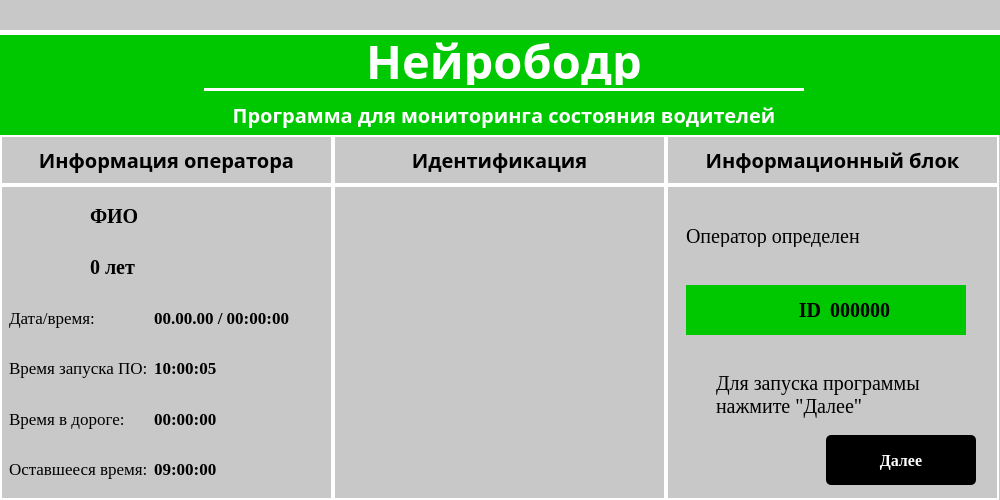
<?xml version="1.0" encoding="UTF-8"?>
<ui version="4.0">
 <class>MainWindow</class>
 <widget class="QMainWindow" name="MainWindow">
  <property name="geometry">
   <rect>
    <x>0</x>
    <y>0</y>
    <width>1000</width>
    <height>500</height>
   </rect>
  </property>
  <property name="windowTitle">
   <string>MainWindow</string>
  </property>
  <widget class="QWidget" name="centralwidget">
   <layout class="QVBoxLayout" name="verticalLayout">
    <property name="spacing">
     <number>0</number>
    </property>
    <property name="leftMargin">
     <number>0</number>
    </property>
    <property name="topMargin">
     <number>0</number>
    </property>
    <property name="rightMargin">
     <number>0</number>
    </property>
    <property name="bottomMargin">
     <number>0</number>
    </property>
    <item>
     <widget class="QWidget" name="widget" native="true">
      <property name="minimumSize">
       <size>
        <width>0</width>
        <height>35</height>
       </size>
      </property>
      <property name="maximumSize">
       <size>
        <width>16777215</width>
        <height>35</height>
       </size>
      </property>
      <property name="styleSheet">
       <string notr="true">* {background-color: rgb(200,200,200);} #widget { border-bottom: 5px solid white}</string>
      </property>
      <layout class="QGridLayout" name="gridLayout">
       <property name="leftMargin">
        <number>965</number>
       </property>
       <property name="topMargin">
        <number>0</number>
       </property>
       <property name="rightMargin">
        <number>0</number>
       </property>
       <property name="bottomMargin">
        <number>5</number>
       </property>
       <property name="spacing">
        <number>0</number>
       </property>
       <item row="0" column="0">
        <widget class="QLabel" name="close">
         <property name="minimumSize">
          <size>
           <width>30</width>
           <height>30</height>
          </size>
         </property>
         <property name="maximumSize">
          <size>
           <width>30</width>
           <height>30</height>
          </size>
         </property>
         <property name="text">
          <string/>
         </property>
         <property name="pixmap">
          <pixmap>../photos/nook.png</pixmap>
         </property>
         <property name="scaledContents">
          <bool>true</bool>
         </property>
        </widget>
       </item>
      </layout>
     </widget>
    </item>
    <item>
     <widget class="QWidget" name="widget_2" native="true">
      <property name="styleSheet">
       <string notr="true">background-color: rgb(200,200,200)</string>
      </property>
      <layout class="QVBoxLayout" name="verticalLayout_2">
       <property name="spacing">
        <number>0</number>
       </property>
       <property name="leftMargin">
        <number>0</number>
       </property>
       <property name="topMargin">
        <number>0</number>
       </property>
       <property name="rightMargin">
        <number>0</number>
       </property>
       <property name="bottomMargin">
        <number>0</number>
       </property>
       <item>
        <widget class="QWidget" name="widget_3" native="true">
         <property name="minimumSize">
          <size>
           <width>0</width>
           <height>100</height>
          </size>
         </property>
         <property name="maximumSize">
          <size>
           <width>16777215</width>
           <height>100</height>
          </size>
         </property>
         <property name="styleSheet">
          <string notr="true">background-color: rgb(0,200,0)</string>
         </property>
         <layout class="QGridLayout" name="gridLayout_12">
          <property name="topMargin">
           <number>0</number>
          </property>
          <property name="rightMargin">
           <number>0</number>
          </property>
          <property name="bottomMargin">
           <number>0</number>
          </property>
          <property name="spacing">
           <number>0</number>
          </property>
          <item row="0" column="0">
           <layout class="QGridLayout" name="gridLayout_6">
            <property name="horizontalSpacing">
             <number>0</number>
            </property>
            <property name="verticalSpacing">
             <number>3</number>
            </property>
            <item row="2" column="0">
             <widget class="QLabel" name="label_4">
              <property name="font">
               <font>
                <family>Jura</family>
                <pointsize>15</pointsize>
                <weight>75</weight>
                <bold>true</bold>
               </font>
              </property>
              <property name="styleSheet">
               <string notr="true">color: white</string>
              </property>
              <property name="text">
               <string>Программа для мониторинга состояния водителей</string>
              </property>
              <property name="scaledContents">
               <bool>false</bool>
              </property>
              <property name="alignment">
               <set>Qt::AlignCenter</set>
              </property>
              <property name="wordWrap">
               <bool>true</bool>
              </property>
             </widget>
            </item>
            <item row="1" column="0">
             <widget class="QWidget" name="widget_11" native="true">
              <property name="minimumSize">
               <size>
                <width>600</width>
                <height>3</height>
               </size>
              </property>
              <property name="maximumSize">
               <size>
                <width>600</width>
                <height>3</height>
               </size>
              </property>
              <property name="styleSheet">
               <string notr="true">background-color: white</string>
              </property>
             </widget>
            </item>
            <item row="0" column="0">
             <widget class="QLabel" name="label_5">
              <property name="minimumSize">
               <size>
                <width>0</width>
                <height>50</height>
               </size>
              </property>
              <property name="maximumSize">
               <size>
                <width>16777215</width>
                <height>50</height>
               </size>
              </property>
              <property name="font">
               <font>
                <family>Jura</family>
                <pointsize>35</pointsize>
                <weight>75</weight>
                <bold>true</bold>
               </font>
              </property>
              <property name="styleSheet">
               <string notr="true">color: white</string>
              </property>
              <property name="text">
               <string>Нейрободр</string>
              </property>
              <property name="scaledContents">
               <bool>false</bool>
              </property>
              <property name="alignment">
               <set>Qt::AlignCenter</set>
              </property>
              <property name="wordWrap">
               <bool>true</bool>
              </property>
             </widget>
            </item>
           </layout>
          </item>
         </layout>
        </widget>
       </item>
       <item>
        <widget class="QWidget" name="widget_4" native="true">
         <layout class="QGridLayout" name="gridLayout_2">
          <property name="leftMargin">
           <number>0</number>
          </property>
          <property name="topMargin">
           <number>0</number>
          </property>
          <property name="rightMargin">
           <number>0</number>
          </property>
          <property name="bottomMargin">
           <number>0</number>
          </property>
          <property name="spacing">
           <number>0</number>
          </property>
          <item row="0" column="1">
           <widget class="QWidget" name="widget_6" native="true">
            <property name="styleSheet">
             <string notr="true">#widget_6 {border: 2px solid white}</string>
            </property>
            <layout class="QGridLayout" name="gridLayout_4">
             <item row="0" column="0">
              <widget class="QLabel" name="label_2">
               <property name="font">
                <font>
                 <family>Jura</family>
                 <pointsize>15</pointsize>
                 <weight>75</weight>
                 <bold>true</bold>
                </font>
               </property>
               <property name="text">
                <string>Идентификация</string>
               </property>
               <property name="scaledContents">
                <bool>false</bool>
               </property>
               <property name="alignment">
                <set>Qt::AlignCenter</set>
               </property>
               <property name="wordWrap">
                <bool>true</bool>
               </property>
              </widget>
             </item>
            </layout>
           </widget>
          </item>
          <item row="1" column="1">
           <widget class="QWidget" name="widget_9" native="true">
            <property name="maximumSize">
             <size>
              <width>333</width>
              <height>16777215</height>
             </size>
            </property>
            <property name="styleSheet">
             <string notr="true">#widget_9 {border: 2px solid white}</string>
            </property>
            <layout class="QGridLayout" name="gridLayout_8">
             <property name="leftMargin">
              <number>10</number>
             </property>
             <property name="topMargin">
              <number>30</number>
             </property>
             <property name="rightMargin">
              <number>10</number>
             </property>
             <property name="bottomMargin">
              <number>30</number>
             </property>
             <item row="0" column="0">
              <widget class="QLabel" name="close_2">
               <property name="minimumSize">
                <size>
                 <width>30</width>
                 <height>30</height>
                </size>
               </property>
               <property name="maximumSize">
                <size>
                 <width>288</width>
                 <height>180</height>
                </size>
               </property>
               <property name="text">
                <string/>
               </property>
               <property name="pixmap">
                <pixmap>../photos/1.png</pixmap>
               </property>
               <property name="scaledContents">
                <bool>true</bool>
               </property>
              </widget>
             </item>
            </layout>
           </widget>
          </item>
          <item row="0" column="2">
           <widget class="QWidget" name="widget_7" native="true">
            <property name="styleSheet">
             <string notr="true">#widget_7 {border: 2px solid white}</string>
            </property>
            <layout class="QGridLayout" name="gridLayout_5">
             <item row="0" column="0">
              <widget class="QLabel" name="label_3">
               <property name="font">
                <font>
                 <family>Jura</family>
                 <pointsize>15</pointsize>
                 <weight>75</weight>
                 <bold>true</bold>
                </font>
               </property>
               <property name="text">
                <string>Информационный блок</string>
               </property>
               <property name="scaledContents">
                <bool>false</bool>
               </property>
               <property name="alignment">
                <set>Qt::AlignCenter</set>
               </property>
               <property name="wordWrap">
                <bool>true</bool>
               </property>
              </widget>
             </item>
            </layout>
           </widget>
          </item>
          <item row="1" column="0">
           <widget class="QWidget" name="widget_8" native="true">
            <property name="maximumSize">
             <size>
              <width>333</width>
              <height>16777215</height>
             </size>
            </property>
            <property name="styleSheet">
             <string notr="true">#widget_8 {border: 2px solid white}</string>
            </property>
            <layout class="QGridLayout" name="gridLayout_9">
             <item row="0" column="0">
              <layout class="QGridLayout" name="gridLayout_7">
               <item row="4" column="0" colspan="2">
                <widget class="QLabel" name="label_16">
                 <property name="font">
                  <font>
                   <family>Tinos</family>
                   <pointsize>13</pointsize>
                   <weight>50</weight>
                   <bold>false</bold>
                  </font>
                 </property>
                 <property name="text">
                  <string>Время в дороге:</string>
                 </property>
                 <property name="scaledContents">
                  <bool>false</bool>
                 </property>
                 <property name="alignment">
                  <set>Qt::AlignLeading|Qt::AlignLeft|Qt::AlignVCenter</set>
                 </property>
                 <property name="wordWrap">
                  <bool>true</bool>
                 </property>
                </widget>
               </item>
               <item row="3" column="0" colspan="2">
                <widget class="QLabel" name="label_15">
                 <property name="font">
                  <font>
                   <family>Tinos</family>
                   <pointsize>13</pointsize>
                   <weight>50</weight>
                   <bold>false</bold>
                  </font>
                 </property>
                 <property name="text">
                  <string>Время запуска ПО:</string>
                 </property>
                 <property name="scaledContents">
                  <bool>false</bool>
                 </property>
                 <property name="alignment">
                  <set>Qt::AlignLeading|Qt::AlignLeft|Qt::AlignVCenter</set>
                 </property>
                 <property name="wordWrap">
                  <bool>true</bool>
                 </property>
                </widget>
               </item>
               <item row="3" column="2" colspan="3">
                <widget class="QLabel" name="label_19">
                 <property name="font">
                  <font>
                   <family>Tinos</family>
                   <pointsize>13</pointsize>
                   <weight>75</weight>
                   <bold>true</bold>
                  </font>
                 </property>
                 <property name="text">
                  <string>10:00:05</string>
                 </property>
                 <property name="scaledContents">
                  <bool>false</bool>
                 </property>
                 <property name="alignment">
                  <set>Qt::AlignLeading|Qt::AlignLeft|Qt::AlignVCenter</set>
                 </property>
                 <property name="wordWrap">
                  <bool>true</bool>
                 </property>
                </widget>
               </item>
               <item row="4" column="2" colspan="3">
                <widget class="QLabel" name="label_20">
                 <property name="font">
                  <font>
                   <family>Tinos</family>
                   <pointsize>13</pointsize>
                   <weight>75</weight>
                   <bold>true</bold>
                  </font>
                 </property>
                 <property name="text">
                  <string>00:00:00</string>
                 </property>
                 <property name="scaledContents">
                  <bool>false</bool>
                 </property>
                 <property name="alignment">
                  <set>Qt::AlignLeading|Qt::AlignLeft|Qt::AlignVCenter</set>
                 </property>
                 <property name="wordWrap">
                  <bool>true</bool>
                 </property>
                </widget>
               </item>
               <item row="2" column="2" colspan="3">
                <widget class="QLabel" name="label_18">
                 <property name="font">
                  <font>
                   <family>Tinos</family>
                   <pointsize>13</pointsize>
                   <weight>75</weight>
                   <bold>true</bold>
                  </font>
                 </property>
                 <property name="text">
                  <string>00.00.00 / 00:00:00</string>
                 </property>
                 <property name="scaledContents">
                  <bool>false</bool>
                 </property>
                 <property name="alignment">
                  <set>Qt::AlignLeading|Qt::AlignLeft|Qt::AlignVCenter</set>
                 </property>
                 <property name="wordWrap">
                  <bool>true</bool>
                 </property>
                </widget>
               </item>
               <item row="5" column="2" colspan="3">
                <widget class="QLabel" name="label_21">
                 <property name="font">
                  <font>
                   <family>Tinos</family>
                   <pointsize>13</pointsize>
                   <weight>75</weight>
                   <bold>true</bold>
                  </font>
                 </property>
                 <property name="text">
                  <string>09:00:00</string>
                 </property>
                 <property name="scaledContents">
                  <bool>false</bool>
                 </property>
                 <property name="alignment">
                  <set>Qt::AlignLeading|Qt::AlignLeft|Qt::AlignVCenter</set>
                 </property>
                 <property name="wordWrap">
                  <bool>true</bool>
                 </property>
                </widget>
               </item>
               <item row="2" column="0" colspan="2">
                <widget class="QLabel" name="label_14">
                 <property name="font">
                  <font>
                   <family>Tinos</family>
                   <pointsize>13</pointsize>
                   <weight>50</weight>
                   <bold>false</bold>
                  </font>
                 </property>
                 <property name="text">
                  <string>Дата/время:</string>
                 </property>
                 <property name="scaledContents">
                  <bool>false</bool>
                 </property>
                 <property name="alignment">
                  <set>Qt::AlignLeading|Qt::AlignLeft|Qt::AlignVCenter</set>
                 </property>
                 <property name="wordWrap">
                  <bool>true</bool>
                 </property>
                </widget>
               </item>
               <item row="5" column="0" colspan="2">
                <widget class="QLabel" name="label_17">
                 <property name="font">
                  <font>
                   <family>Tinos</family>
                   <pointsize>13</pointsize>
                   <weight>50</weight>
                   <bold>false</bold>
                  </font>
                 </property>
                 <property name="text">
                  <string>Оставшееся время:</string>
                 </property>
                 <property name="scaledContents">
                  <bool>false</bool>
                 </property>
                 <property name="alignment">
                  <set>Qt::AlignLeading|Qt::AlignLeft|Qt::AlignVCenter</set>
                 </property>
                 <property name="wordWrap">
                  <bool>true</bool>
                 </property>
                </widget>
               </item>
               <item row="0" column="0" rowspan="2">
                <widget class="QLabel" name="close_4">
                 <property name="minimumSize">
                  <size>
                   <width>75</width>
                   <height>75</height>
                  </size>
                 </property>
                 <property name="maximumSize">
                  <size>
                   <width>75</width>
                   <height>75</height>
                  </size>
                 </property>
                 <property name="text">
                  <string/>
                 </property>
                 <property name="pixmap">
                  <pixmap>../photos/1.png</pixmap>
                 </property>
                 <property name="scaledContents">
                  <bool>true</bool>
                 </property>
                </widget>
               </item>
               <item row="1" column="1" colspan="4">
                <widget class="QLabel" name="label_9">
                 <property name="font">
                  <font>
                   <family>Tinos</family>
                   <pointsize>15</pointsize>
                   <weight>75</weight>
                   <bold>true</bold>
                  </font>
                 </property>
                 <property name="text">
                  <string>0 лет</string>
                 </property>
                 <property name="scaledContents">
                  <bool>false</bool>
                 </property>
                 <property name="alignment">
                  <set>Qt::AlignLeading|Qt::AlignLeft|Qt::AlignVCenter</set>
                 </property>
                 <property name="wordWrap">
                  <bool>true</bool>
                 </property>
                </widget>
               </item>
               <item row="0" column="1" colspan="4">
                <widget class="QLabel" name="label_6">
                 <property name="font">
                  <font>
                   <family>Tinos</family>
                   <pointsize>15</pointsize>
                   <weight>75</weight>
                   <bold>true</bold>
                  </font>
                 </property>
                 <property name="text">
                  <string>ФИО</string>
                 </property>
                 <property name="scaledContents">
                  <bool>false</bool>
                 </property>
                 <property name="alignment">
                  <set>Qt::AlignLeading|Qt::AlignLeft|Qt::AlignVCenter</set>
                 </property>
                 <property name="wordWrap">
                  <bool>true</bool>
                 </property>
                </widget>
               </item>
              </layout>
             </item>
            </layout>
           </widget>
          </item>
          <item row="0" column="0">
           <widget class="QWidget" name="widget_5" native="true">
            <property name="maximumSize">
             <size>
              <width>16777215</width>
              <height>50</height>
             </size>
            </property>
            <property name="styleSheet">
             <string notr="true">#widget_5 {border: 2px solid white}</string>
            </property>
            <layout class="QGridLayout" name="gridLayout_3">
             <item row="0" column="0">
              <widget class="QLabel" name="label">
               <property name="font">
                <font>
                 <family>Jura</family>
                 <pointsize>15</pointsize>
                 <weight>75</weight>
                 <bold>true</bold>
                </font>
               </property>
               <property name="text">
                <string>Информация оператора</string>
               </property>
               <property name="scaledContents">
                <bool>false</bool>
               </property>
               <property name="alignment">
                <set>Qt::AlignCenter</set>
               </property>
               <property name="wordWrap">
                <bool>true</bool>
               </property>
              </widget>
             </item>
            </layout>
           </widget>
          </item>
          <item row="1" column="2">
           <widget class="QWidget" name="widget_10" native="true">
            <property name="maximumSize">
             <size>
              <width>333</width>
              <height>16777215</height>
             </size>
            </property>
            <property name="styleSheet">
             <string notr="true">#widget_10 {border: 2px solid white}</string>
            </property>
            <widget class="QLabel" name="label_10">
             <property name="geometry">
              <rect>
               <x>20</x>
               <y>40</y>
               <width>175</width>
               <height>22</height>
              </rect>
             </property>
             <property name="font">
              <font>
               <family>Tinos</family>
               <pointsize>15</pointsize>
               <weight>50</weight>
               <bold>false</bold>
              </font>
             </property>
             <property name="text">
              <string>Оператор определен</string>
             </property>
             <property name="scaledContents">
              <bool>false</bool>
             </property>
             <property name="alignment">
              <set>Qt::AlignLeading|Qt::AlignLeft|Qt::AlignVCenter</set>
             </property>
             <property name="wordWrap">
              <bool>true</bool>
             </property>
            </widget>
            <widget class="QLabel" name="close_3">
             <property name="geometry">
              <rect>
               <x>270</x>
               <y>40</y>
               <width>30</width>
               <height>30</height>
              </rect>
             </property>
             <property name="minimumSize">
              <size>
               <width>30</width>
               <height>30</height>
              </size>
             </property>
             <property name="maximumSize">
              <size>
               <width>30</width>
               <height>30</height>
              </size>
             </property>
             <property name="text">
              <string/>
             </property>
             <property name="pixmap">
              <pixmap>../photos/ok.png</pixmap>
             </property>
             <property name="scaledContents">
              <bool>true</bool>
             </property>
            </widget>
            <widget class="QLabel" name="label_11">
             <property name="geometry">
              <rect>
               <x>50</x>
               <y>180</y>
               <width>251</width>
               <height>60</height>
              </rect>
             </property>
             <property name="minimumSize">
              <size>
               <width>0</width>
               <height>60</height>
              </size>
             </property>
             <property name="maximumSize">
              <size>
               <width>16777215</width>
               <height>60</height>
              </size>
             </property>
             <property name="font">
              <font>
               <family>Tinos</family>
               <pointsize>15</pointsize>
               <weight>50</weight>
               <bold>false</bold>
              </font>
             </property>
             <property name="text">
              <string>Для запуска программы нажмите &quot;Далее&quot;</string>
             </property>
             <property name="scaledContents">
              <bool>false</bool>
             </property>
             <property name="alignment">
              <set>Qt::AlignLeading|Qt::AlignLeft|Qt::AlignVCenter</set>
             </property>
             <property name="wordWrap">
              <bool>true</bool>
             </property>
            </widget>
            <widget class="QWidget" name="widget_12" native="true">
             <property name="geometry">
              <rect>
               <x>20</x>
               <y>100</y>
               <width>280</width>
               <height>50</height>
              </rect>
             </property>
             <property name="minimumSize">
              <size>
               <width>280</width>
               <height>50</height>
              </size>
             </property>
             <property name="maximumSize">
              <size>
               <width>280</width>
               <height>50</height>
              </size>
             </property>
             <property name="layoutDirection">
              <enum>Qt::LeftToRight</enum>
             </property>
             <property name="styleSheet">
              <string notr="true">background-color: rgb(0,200,0)</string>
             </property>
             <layout class="QGridLayout" name="gridLayout_13">
              <item row="0" column="0">
               <layout class="QHBoxLayout" name="horizontalLayout">
                <property name="spacing">
                 <number>9</number>
                </property>
                <item>
                 <widget class="QLabel" name="label_12">
                  <property name="minimumSize">
                   <size>
                    <width>120</width>
                    <height>0</height>
                   </size>
                  </property>
                  <property name="maximumSize">
                   <size>
                    <width>120</width>
                    <height>16777215</height>
                   </size>
                  </property>
                  <property name="font">
                   <font>
                    <family>Tinos</family>
                    <pointsize>15</pointsize>
                    <weight>75</weight>
                    <bold>true</bold>
                   </font>
                  </property>
                  <property name="text">
                   <string>ID</string>
                  </property>
                  <property name="scaledContents">
                   <bool>false</bool>
                  </property>
                  <property name="alignment">
                   <set>Qt::AlignRight|Qt::AlignTrailing|Qt::AlignVCenter</set>
                  </property>
                  <property name="wordWrap">
                   <bool>true</bool>
                  </property>
                 </widget>
                </item>
                <item>
                 <widget class="QLabel" name="label_13">
                  <property name="minimumSize">
                   <size>
                    <width>120</width>
                    <height>0</height>
                   </size>
                  </property>
                  <property name="maximumSize">
                   <size>
                    <width>120</width>
                    <height>16777215</height>
                   </size>
                  </property>
                  <property name="font">
                   <font>
                    <family>Tinos</family>
                    <pointsize>15</pointsize>
                    <weight>75</weight>
                    <bold>true</bold>
                   </font>
                  </property>
                  <property name="text">
                   <string>000000</string>
                  </property>
                  <property name="scaledContents">
                   <bool>false</bool>
                  </property>
                  <property name="alignment">
                   <set>Qt::AlignLeading|Qt::AlignLeft|Qt::AlignVCenter</set>
                  </property>
                  <property name="wordWrap">
                   <bool>true</bool>
                  </property>
                 </widget>
                </item>
               </layout>
              </item>
             </layout>
            </widget>
            <widget class="QPushButton" name="pushButton_2">
             <property name="geometry">
              <rect>
               <x>160</x>
               <y>250</y>
               <width>150</width>
               <height>50</height>
              </rect>
             </property>
             <property name="minimumSize">
              <size>
               <width>150</width>
               <height>50</height>
              </size>
             </property>
             <property name="maximumSize">
              <size>
               <width>100</width>
               <height>25</height>
              </size>
             </property>
             <property name="font">
              <font>
               <family>Tinos</family>
               <pointsize>12</pointsize>
               <weight>75</weight>
               <bold>true</bold>
              </font>
             </property>
             <property name="styleSheet">
              <string notr="true">background-color: black; color: white; border-radius: 5px</string>
             </property>
             <property name="text">
              <string>Далее</string>
             </property>
            </widget>
           </widget>
          </item>
         </layout>
        </widget>
       </item>
      </layout>
     </widget>
    </item>
   </layout>
  </widget>
 </widget>
 <resources/>
 <connections/>
</ui>
